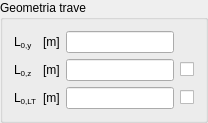
                <widget class="QGroupBox" name="beamGeomteryGBox">
                 <property name="title">
                  <string>Geometria trave</string>
                 </property>
                 <layout class="QGridLayout" name="gridLayout_16">
                  <item row="0" column="0">
                   <widget class="QLabelRichName" name="beamL0yLabel">
                    <property name="text">
                     <string>&lt;!DOCTYPE HTML PUBLIC &quot;-//W3C//DTD HTML 4.0//EN&quot; &quot;http://www.w3.org/TR/REC-html40/strict.dtd&quot;&gt;
&lt;html&gt;&lt;head&gt;&lt;meta name=&quot;qrichtext&quot; content=&quot;1&quot; /&gt;&lt;/head&gt;
&lt;body&gt;
L&lt;span style=&quot; vertical-align:sub;&quot;&gt;0,y&lt;/span&gt;
&lt;/body&gt;
&lt;/html&gt;</string>
                    </property>
                   </widget>
                  </item>
                  <item row="0" column="1">
                   <widget class="QLabelUnitMeasure" name="beamL0yUMLabel">
                    <property name="text">
                     <string>&lt;!DOCTYPE HTML PUBLIC &quot;-//W3C//DTD HTML 4.0//EN&quot; &quot;http://www.w3.org/TR/REC-html40/strict.dtd&quot;&gt;
&lt;html&gt;&lt;head&gt;&lt;meta name=&quot;qrichtext&quot; content=&quot;1&quot; /&gt;&lt;/head&gt;
&lt;body&gt;
[m]
&lt;/body&gt;
&lt;/html&gt;</string>
                    </property>
                   </widget>
                  </item>
                  <item row="0" column="2">
                   <widget class="QLineEditValue" name="beamL0yLEdit"/>
                  </item>
                  <item row="1" column="2">
                   <widget class="QLineEditValue" name="beamL0zLEdit"/>
                  </item>
                  <item row="1" column="0">
                   <widget class="QLabelRichName" name="beamL0zLabel">
                    <property name="text">
                     <string>&lt;!DOCTYPE HTML PUBLIC &quot;-//W3C//DTD HTML 4.0//EN&quot; &quot;http://www.w3.org/TR/REC-html40/strict.dtd&quot;&gt;
&lt;html&gt;&lt;head&gt;&lt;meta name=&quot;qrichtext&quot; content=&quot;1&quot; /&gt;&lt;/head&gt;
&lt;body&gt;
L&lt;span style=&quot; vertical-align:sub;&quot;&gt;0,z&lt;/span&gt;
&lt;/body&gt;
&lt;/html&gt;</string>
                    </property>
                   </widget>
                  </item>
                  <item row="1" column="1">
                   <widget class="QLabelUnitMeasure" name="beamL0zUMLabel">
                    <property name="text">
                     <string>&lt;!DOCTYPE HTML PUBLIC &quot;-//W3C//DTD HTML 4.0//EN&quot; &quot;http://www.w3.org/TR/REC-html40/strict.dtd&quot;&gt;
&lt;html&gt;&lt;head&gt;&lt;meta name=&quot;qrichtext&quot; content=&quot;1&quot; /&gt;&lt;/head&gt;
&lt;body&gt;
[m]
&lt;/body&gt;
&lt;/html&gt;</string>
                    </property>
                   </widget>
                  </item>
                  <item row="1" column="3">
                   <widget class="QCheckBoxReadOnly" name="beamL0ZCheckBox">
                    <property name="text">
                     <string/>
                    </property>
                   </widget>
                  </item>
                  <item row="2" column="0">
                   <widget class="QLabelRichName" name="beamL0LTLabel">
                    <property name="text">
                     <string>&lt;!DOCTYPE HTML PUBLIC &quot;-//W3C//DTD HTML 4.0//EN&quot; &quot;http://www.w3.org/TR/REC-html40/strict.dtd&quot;&gt;
&lt;html&gt;&lt;head&gt;&lt;meta name=&quot;qrichtext&quot; content=&quot;1&quot; /&gt;&lt;/head&gt;
&lt;body&gt;
L&lt;span style=&quot; vertical-align:sub;&quot;&gt;0,LT&lt;/span&gt;
&lt;/body&gt;
&lt;/html&gt;</string>
                    </property>
                   </widget>
                  </item>
                  <item row="2" column="1">
                   <widget class="QLabelUnitMeasure" name="beamL0LTUMLabel">
                    <property name="text">
                     <string>&lt;!DOCTYPE HTML PUBLIC &quot;-//W3C//DTD HTML 4.0//EN&quot; &quot;http://www.w3.org/TR/REC-html40/strict.dtd&quot;&gt;
&lt;html&gt;&lt;head&gt;&lt;meta name=&quot;qrichtext&quot; content=&quot;1&quot; /&gt;&lt;/head&gt;
&lt;body&gt;
[m]
&lt;/body&gt;
&lt;/html&gt;</string>
                    </property>
                   </widget>
                  </item>
                  <item row="2" column="2">
                   <widget class="QLineEditValue" name="beamL0LTLEdit"/>
                  </item>
                  <item row="2" column="3">
                   <widget class="QCheckBoxReadOnly" name="beamL0LTCheckBox">
                    <property name="text">
                     <string/>
                    </property>
                   </widget>
                  </item>
                 </layout>
                </widget>
